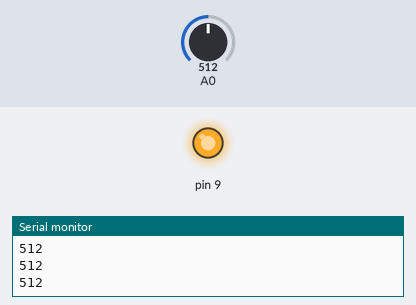
A sketch run on a simulated Arduino Uno, built with avr-gcc and run on an emulated ATmega328P. Shown: output pins drawn as LEDs (lit = HIGH), the last lines printed to the serial monitor. Inputs (shaded band) come from the test bench; at power-on: A0 = 512.

Above: at 1.2 s.
1.3 s: A0 set to 891
2.8 s: A0 set to 916
At 3.7 s:
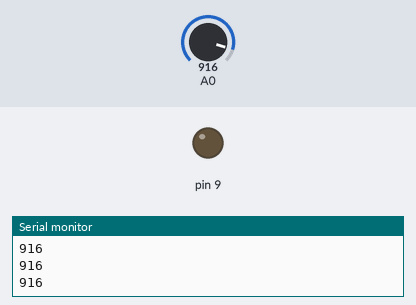
4.5 s: A0 set to 890
At 4.9 s:
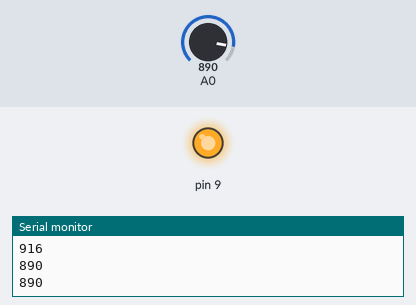
6.0 s: A0 set to 900
At 7.3 s:
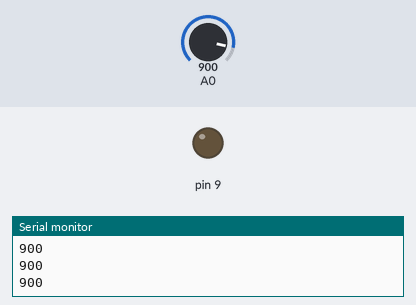
Timing chart, 0 to 8.5 s (numbered marks = the images above; inputs shaded):
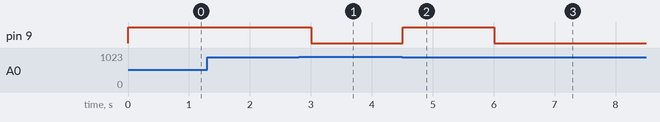

Measured:
- the behaviour switches between 899 and 900 on A0 (found by bisection; images 0 and 1)
- after the input at 2.8 s, pin 9: HIGH → LOW after 0.20 s
- after the input at 4.5 s, pin 9: LOW → HIGH at once
- after the input at 6.0 s, pin 9: HIGH → LOW at once

The sketch:

8a.ino
```cpp
int v;

void setup()
{
  pinMode(A0, INPUT);
  pinMode( 9, OUTPUT);
  Serial.begin(9600);
}

void loop()
{
  v = analogRead(A0);
  if (v < 900) {
  	digitalWrite(9, HIGH);
  } else {
  	digitalWrite(9, LOW);
  }
  Serial.println(v);
  delay(300);
}
```
